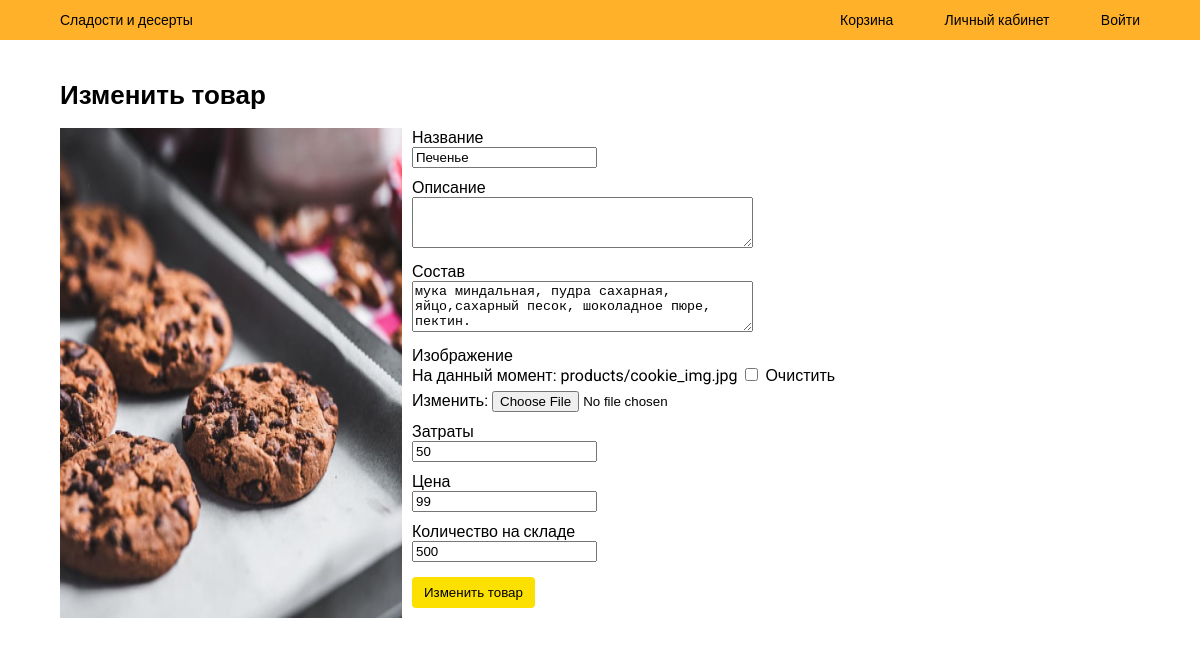
The app's page /profile/modify_product/2 with its own data.
### catalogue/models.py (models this page shows, shortened)
class Product(models.Model):
    pr_name = models.CharField(max_length=50)
    desc = models.TextField(blank=True, null=True)
    ingreds = models.TextField()
    img = models.ImageField(upload_to='products', default="", blank=True, null=True)
    pr_cost = models.PositiveSmallIntegerField()
    pr_price = models.PositiveSmallIntegerField()
    pr_left = models.PositiveSmallIntegerField()

### userProfile/views.py (the view)
# urls.py: path('modify_product/<int:product_id>', views.modify_product, name='modify_product'),
def modify_product(request, product_id):
    product = Product.objects.get(pk=product_id)
    if request.method == 'POST':
        form = ProductForm(request.POST, request.FILES, instance=product)
        if form.is_valid():
            form.save()
            return redirect('userProfile:product_modified', product.id)
    else:
        form = ProductForm(instance=product)
    context = {
        'form': form,
        'product': product
    }
    return render(request, 'userProfile/modify_product.html', context)

### userProfile/forms.py
class ProductForm(forms.ModelForm):
    class Meta:
        model = Product
        fields = ['pr_name', 'desc', 'ingreds', 'img', 'pr_cost', 'pr_price', 'pr_left']
    def __init__(self, *args, **kwargs):
        super().__init__(*args, **kwargs)
        self.fields['pr_name'].label = 'Название'
        self.fields['desc'].label = 'Описание'
        self.fields['ingreds'].label = 'Состав'
        self.fields['img'].label = 'Изображение'
        self.fields['pr_cost'].label = 'Затраты'
        self.fields['pr_price'].label = 'Цена'
        self.fields['pr_left'].label = 'Количество на складе'
        self.fields['desc'].widget.attrs.update(rows=3, maxlength=1000)
        self.fields['ingreds'].widget.attrs.update(rows=3, maxlength=1000)
        self.fields['pr_name'].widget.attrs.update(onChange="correct_field('id_pr_name')")
        self.fields['desc'].widget.attrs.update(onChange="correct_field('id_desc')")
        self.fields['ingreds'].widget.attrs.update(onChange="correct_field('id_ingreds')")

### userProfile/templates/userProfile/modify_product.html (shortened to what this page needs)
{% load i18n %}
{% load static %}
<!DOCTYPE html>
<html>
<head>
    <link rel="stylesheet" href="{% static 'catalogue/style.css' %}">
</head>
<body>
    <header class="flex space-between caption align-items-center" id="hdr">
		<a href="{% url 'catalogue:index' %}" id="logo" >Сладости и десерты</a>
		<nav class="flex space-between" style="margin-right: 60px;">
			<a href="{% url 'basket:basket' %}" class="navLink">Корзина</a>
			<a href="{% url 'userProfile:userProfile' %}" class="navLink">Личный кабинет</a>
			{% if user.is_authenticated %} <p> {{ user.first_name }} {{ user.last_name }} </p>
            {% else %} <a href="{% url 'login' %}" class="navLink">Войти</a>
            {% endif %}
		</nav>
	</header>
    <div style="margin: 40px 0 0 60px">
        <h1 class="title">Изменить товар</h1>
        <div class="flex">
            {% if product.img %}
            <img style="width: 30%; height: auto; margin-right: 10px" src="{{ product.img.url }}" alt="" class="pr_img">
            {% endif %}
            <form action="{% url 'userProfile:modify_product' product.id %}" method="post" enctype="multipart/form-data">
                {% for field in form %}
                    <div>
                        {% language 'ru' %}
                            {{ field.label }}<br> {{ field }}
                        {% endlanguage %}
                    </div>
                {% endfor %}
            <input type="submit" value="Изменить товар" class="primary_button" style="margin-top: 5px">
        </form>
        </div>
    </div>
</body>
</html>

### catalogue/static/catalogue/style.css (style rules this page uses)
body { margin: 0; font-family: 'Roboto', sans-serif; }
header { height: 40px; background-color: #ffb229; }
nav { width: 300px; }
a { color: black; text-decoration: none; }
input, textarea { margin-bottom: 10px; }
.flex { display: flex; }
.space-between { justify-content: space-between; }
.align-items-center { align-items: center; }
.caption { font-size: 14px; line-height: 16px; }
.title { font-weight: 700; font-size: 26px; }
.pr_img { width: 100%; }
.primary_button { background: #fce000; padding: 8px 12px; width: auto; border: 0; border-radius: 4px; cursor: pointer; }
#logo { margin-left: 60px; }

### records on screen
Product: img (picture), form "Печенье" "мука миндальная, пудра сахарная, яйцо,сахарный песок, шоколадное пюре, пектин." "50" "99" "500"

### other values on screen
{{ field.label }} "Название" "Описание" "Состав" "Изображение" "Затраты" "Цена" "Количество на складе"
